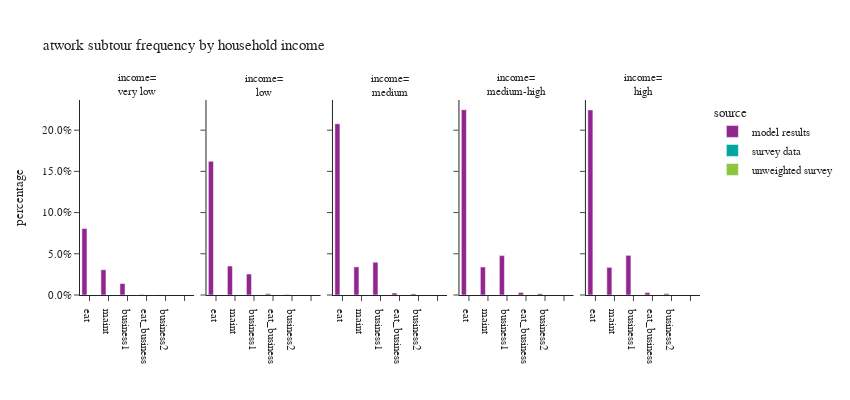

The notebook cell saved with this chart:
### Code cell
plot_atwork_subtour(work_tour,'hhincome_group',"household income","income")

### Figure 1 — Plotly figure (JSON) as saved in the notebook; plotly's stock layout.template omitted (floating-point values rounded to 4 significant figures)
{"data": [{"alignmentgroup": "True", "hovertemplate": "source=model results<br>hhincome_group=very low<br>atwork_subtour_frequency=%{x}<br>percentage=%{y}<extra></extra>", "legendgroup": "model results", "marker": {"color": "#91268F", "pattern": {"shape": ""}}, "name": "model results", "offsetgroup": "model results", "orientation": "v", "showlegend": true, "textposition": "auto", "type": "bar", "x": ["eat", "business1", "maint", "business2", "eat_business", ""], "xaxis": "x", "y": [0.08071, 0.01395, 0.03064, 0.0001941, 0.0005337, 0.0], "yaxis": "y"}, {"alignmentgroup": "True", "hovertemplate": "source=model results<br>hhincome_group=low<br>atwork_subtour_frequency=%{x}<br>percentage=%{y}<extra></extra>", "legendgroup": "model results", "marker": {"color": "#91268F", "pattern": {"shape": ""}}, "name": "model results", "offsetgroup": "model results", "orientation": "v", "showlegend": false, "textposition": "auto", "type": "bar", "x": ["eat", "business1", "maint", "business2", "eat_business", ""], "xaxis": "x2", "y": [0.1622, 0.0254, 0.03518, 0.0004707, 0.001382, 0.0], "yaxis": "y2"}, {"alignmentgroup": "True", "hovertemplate": "source=model results<br>hhincome_group=medium<br>atwork_subtour_frequency=%{x}<br>percentage=%{y}<extra></extra>", "legendgroup": "model results", "marker": {"color": "#91268F", "pattern": {"shape": ""}}, "name": "model results", "offsetgroup": "model results", "orientation": "v", "showlegend": false, "textposition": "auto", "type": "bar", "x": ["eat", "business1", "maint", "business2", "eat_business", ""], "xaxis": "x3", "y": [0.2078, 0.03976, 0.03412, 0.001346, 0.002441, 0.0], "yaxis": "y3"}, {"alignmentgroup": "True", "hovertemplate": "source=model results<br>hhincome_group=medium-high<br>atwork_subtour_frequency=%{x}<br>percentage=%{y}<extra></extra>", "legendgroup": "model results", "marker": {"color": "#91268F", "pattern": {"shape": ""}}, "name": "model results", "offsetgroup": "model results", "orientation": "v", "showlegend": false, "textposition": "auto", "type": "bar", "x": ["eat", "business1", "maint", "business2", "eat_business", ""], "xaxis": "x4", "y": [0.2248, 0.04778, 0.03398, 0.001641, 0.00299, 0.0], "yaxis": "y4"}, {"alignmentgroup": "True", "hovertemplate": "source=model results<br>hhincome_group=high<br>atwork_subtour_frequency=%{x}<br>percentage=%{y}<extra></extra>", "legendgroup": "model results", "marker": {"color": "#91268F", "pattern": {"shape": ""}}, "name": "model results", "offsetgroup": "model results", "orientation": "v", "showlegend": false, "textposition": "auto", "type": "bar", "x": ["eat", "business1", "maint", "business2", "eat_business", ""], "xaxis": "x5", "y": [0.2246, 0.0481, 0.03353, 0.001593, 0.002917, 0.0], "yaxis": "y5"}, {"alignmentgroup": "True", "hovertemplate": "source=survey data<br>hhincome_group=very low<br>atwork_subtour_frequency=%{x}<br>percentage=%{y}<extra></extra>", "legendgroup": "survey data", "marker": {"color": "#00A7A0", "pattern": {"shape": ""}}, "name": "survey data", "offsetgroup": "survey data", "orientation": "v", "showlegend": true, "textposition": "auto", "type": "bar", "x": ["eat", "business1", "maint", "business2", "eat_business", ""], "xaxis": "x", "y": [null, null, null, null, null, null], "yaxis": "y"}, {"alignmentgroup": "True", "hovertemplate": "source=survey data<br>hhincome_group=low<br>atwork_subtour_frequency=%{x}<br>percentage=%{y}<extra></extra>", "legendgroup": "survey data", "marker": {"color": "#00A7A0", "pattern": {"shape": ""}}, "name": "survey data", "offsetgroup": "survey data", "orientation": "v", "showlegend": false, "textposition": "auto", "type": "bar", "x": ["eat", "business1", "maint", "business2", "eat_business", ""], "xaxis": "x2", "y": [null, null, null, null, null, null], "yaxis": "y2"}, {"alignmentgroup": "True", "hovertemplate": "source=survey data<br>hhincome_group=medium<br>atwork_subtour_frequency=%{x}<br>percentage=%{y}<extra></extra>", "legendgroup": "survey data", "marker": {"color": "#00A7A0", "pattern": {"shape": ""}}, "name": "survey data", "offsetgroup": "survey data", "orientation": "v", "showlegend": false, "textposition": "auto", "type": "bar", "x": ["eat", "business1", "maint", "business2", "eat_business", ""], "xaxis": "x3", "y": [null, null, null, null, null, null], "yaxis": "y3"}, {"alignmentgroup": "True", "hovertemplate": "source=survey data<br>hhincome_group=medium-high<br>atwork_subtour_frequency=%{x}<br>percentage=%{y}<extra></extra>", "legendgroup": "survey data", "marker": {"color": "#00A7A0", "pattern": {"shape": ""}}, "name": "survey data", "offsetgroup": "survey data", "orientation": "v", "showlegend": false, "textposition": "auto", "type": "bar", "x": ["eat", "business1", "maint", "business2", "eat_business", ""], "xaxis": "x4", "y": [null, null, null, null, null, null], "yaxis": "y4"}, {"alignmentgroup": "True", "hovertemplate": "source=survey data<br>hhincome_group=high<br>atwork_subtour_frequency=%{x}<br>percentage=%{y}<extra></extra>", "legendgroup": "survey data", "marker": {"color": "#00A7A0", "pattern": {"shape": ""}}, "name": "survey data", "offsetgroup": "survey data", "orientation": "v", "showlegend": false, "textposition": "auto", "type": "bar", "x": ["eat", "business1", "maint", "business2", "eat_business", ""], "xaxis": "x5", "y": [null, null, null, null, null, null], "yaxis": "y5"}, {"alignmentgroup": "True", "hovertemplate": "source=unweighted survey<br>hhincome_group=very low<br>atwork_subtour_frequency=%{x}<br>percentage=%{y}<extra></extra>", "legendgroup": "unweighted survey", "marker": {"color": "#8CC63E", "pattern": {"shape": ""}}, "name": "unweighted survey", "offsetgroup": "unweighted survey", "orientation": "v", "showlegend": true, "textposition": "auto", "type": "bar", "x": ["eat", "business1", "maint", "business2", "eat_business", ""], "xaxis": "x", "y": [null, null, null, null, null, null], "yaxis": "y"}, {"alignmentgroup": "True", "hovertemplate": "source=unweighted survey<br>hhincome_group=low<br>atwork_subtour_frequency=%{x}<br>percentage=%{y}<extra></extra>", "legendgroup": "unweighted survey", "marker": {"color": "#8CC63E", "pattern": {"shape": ""}}, "name": "unweighted survey", "offsetgroup": "unweighted survey", "orientation": "v", "showlegend": false, "textposition": "auto", "type": "bar", "x": ["eat", "business1", "maint", "business2", "eat_business", ""], "xaxis": "x2", "y": [null, null, null, null, null, null], "yaxis": "y2"}, {"alignmentgroup": "True", "hovertemplate": "source=unweighted survey<br>hhincome_group=medium<br>atwork_subtour_frequency=%{x}<br>percentage=%{y}<extra></extra>", "legendgroup": "unweighted survey", "marker": {"color": "#8CC63E", "pattern": {"shape": ""}}, "name": "unweighted survey", "offsetgroup": "unweighted survey", "orientation": "v", "showlegend": false, "textposition": "auto", "type": "bar", "x": ["eat", "business1", "maint", "business2", "eat_business", ""], "xaxis": "x3", "y": [null, null, null, null, null, null], "yaxis": "y3"}, {"alignmentgroup": "True", "hovertemplate": "source=unweighted survey<br>hhincome_group=medium-high<br>atwork_subtour_frequency=%{x}<br>percentage=%{y}<extra></extra>", "legendgroup": "unweighted survey", "marker": {"color": "#8CC63E", "pattern": {"shape": ""}}, "name": "unweighted survey", "offsetgroup": "unweighted survey", "orientation": "v", "showlegend": false, "textposition": "auto", "type": "bar", "x": ["eat", "business1", "maint", "business2", "eat_business", ""], "xaxis": "x4", "y": [null, null, null, null, null, null], "yaxis": "y4"}, {"alignmentgroup": "True", "hovertemplate": "source=unweighted survey<br>hhincome_group=high<br>atwork_subtour_frequency=%{x}<br>percentage=%{y}<extra></extra>", "legendgroup": "unweighted survey", "marker": {"color": "#8CC63E", "pattern": {"shape": ""}}, "name": "unweighted survey", "offsetgroup": "unweighted survey", "orientation": "v", "showlegend": false, "textposition": "auto", "type": "bar", "x": ["eat", "business1", "maint", "business2", "eat_business", ""], "xaxis": "x5", "y": [null, null, null, null, null, null], "yaxis": "y5"}], "layout": {"annotations": [{"font": {}, "showarrow": false, "text": "income=<br>very low", "x": 0.092, "xanchor": "center", "xref": "paper", "y": 1.0, "yanchor": "bottom", "yref": "paper"}, {"font": {}, "showarrow": false, "text": "income=<br>low", "x": 0.296, "xanchor": "center", "xref": "paper", "y": 1.0, "yanchor": "bottom", "yref": "paper"}, {"font": {}, "showarrow": false, "text": "income=<br>medium", "x": 0.5, "xanchor": "center", "xref": "paper", "y": 1.0, "yanchor": "bottom", "yref": "paper"}, {"font": {}, "showarrow": false, "text": "income=<br>medium-high", "x": 0.704, "xanchor": "center", "xref": "paper", "y": 1.0, "yanchor": "bottom", "yref": "paper"}, {"font": {}, "showarrow": false, "text": "income=<br>high", "x": 0.908, "xanchor": "center", "xref": "paper", "y": 1.0, "yanchor": "bottom", "yref": "paper"}], "barmode": "group", "height": 400, "legend": {"title": {"text": "source"}, "tracegroupgap": 0}, "title": {"text": "atwork subtour frequency by household income"}, "width": 850, "xaxis": {"anchor": "y", "categoryarray": ["eat", "maint", "business1", "eat_business", "business2"], "categoryorder": "array", "domain": [0.0, 0.184], "title": {"text": ""}}, "xaxis2": {"anchor": "y2", "categoryarray": ["eat", "maint", "business1", "eat_business", "business2"], "categoryorder": "array", "domain": [0.204, 0.388], "matches": "x", "title": {"text": ""}}, "xaxis3": {"anchor": "y3", "categoryarray": ["eat", "maint", "business1", "eat_business", "business2"], "categoryorder": "array", "domain": [0.408, 0.592], "matches": "x", "title": {"text": ""}}, "xaxis4": {"anchor": "y4", "categoryarray": ["eat", "maint", "business1", "eat_business", "business2"], "categoryorder": "array", "domain": [0.612, 0.796], "matches": "x", "title": {"text": ""}}, "xaxis5": {"anchor": "y5", "categoryarray": ["eat", "maint", "business1", "eat_business", "business2"], "categoryorder": "array", "domain": [0.816, 1.0], "matches": "x", "title": {"text": ""}}, "yaxis": {"anchor": "x", "domain": [0.0, 1.0], "tickformat": ".1%", "title": {"text": "percentage"}}, "yaxis2": {"anchor": "x2", "domain": [0.0, 1.0], "matches": "y", "showticklabels": false}, "yaxis3": {"anchor": "x3", "domain": [0.0, 1.0], "matches": "y", "showticklabels": false}, "yaxis4": {"anchor": "x4", "domain": [0.0, 1.0], "matches": "y", "showticklabels": false}, "yaxis5": {"anchor": "x5", "domain": [0.0, 1.0], "matches": "y", "showticklabels": false}}}
